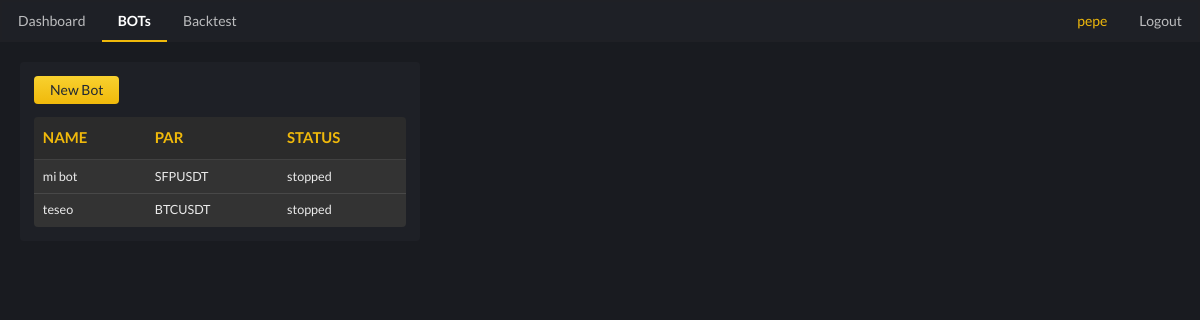
Screenshot of /bots (signed in) with the database file from the repository.
### models.py (models this page shows)
class User(db.Model, UserMixin):
	id = db.Column(db.Integer, primary_key=True)
	email = db.Column(db.String(200), unique=True)
	password = db.Column(db.String(50))
	bots = db.relationship('Bots')

class Bots(db.Model):
	id = db.Column(db.Integer, primary_key=True)
	user_id = db.Column(db.Integer, db.ForeignKey('user.id'))
	name = db.Column(db.String(50))
	status = db.Column(db.String(20))
	starting_capital = db.Column(db.Float)
	current_wallet = db.Column(db.Float)
	par1 = db.Column(db.String(15))
	par2 = db.Column(db.String(15))
	par = db.Column(db.String(15))

### views.py (the view)
@views.route('/bots')
@login_required
def bots():
	user_bots = Bots.query.filter_by(user_id = current_user.id)
	return render_template('bots.html',
		title=APP,
		navbar = [
			{
				'text': 'Dashboard',
				'href': '/',
				'active': False
			},
			{
				'text': 'BOTs',
				'href': '#',
				'active': True
			},
			{
				'text': 'Backtest',
				'href': '/backtest',
				'active': False
			}
		],
		user_bots = user_bots
	)

### __init__.py (called while the page is built)
def create_app():
	app = Flask(__name__)
	app.config['SECRET_KEY'] = config_api.APP_SECRET_KEY
	app.config['SQLALCHEMY_DATABASE_URI'] = f'sqlite:///{DB_NAME}'
	app.config['SQLALCHEMY_TRACK_MODIFICATIONS'] = False
	db.init_app(app)
	from .views import views
	from .auth import auth
	app.register_blueprint(views, url_prefix='/')
	app.register_blueprint(auth, url_prefix='/')
	from .models import User
	create_db(app)
	login_manager = LoginManager()
	login_manager.login_view = 'auth.login'
	login_manager.init_app(app)
	@login_manager.user_loader
	def load_user(user_id):
	    return User.query.get(user_id)
	return app

@app.context_processor
def precision_filter():
	def _precision_filter(num, precision):
		return round(num, precision)
	return dict(precision_filter=_precision_filter)

@app.before_request
def before_request():
	g.bots = bots
	g.infinite_thread = infinite_thread

### templates/bots.html
{% extends "layout.html" %}
{% block content %}
<div id="index_div" style="margin: 20px;" class="ui inverted colorBarras segment tope-width">
	<button onclick="location.href='/new_bot'" class="botonBinance">New Bot</button>
	<table class="ui inverted very small compact unstackable table">
		<thead>
			<th><h4 class="colorTextoBinance">NAME</h4></th>
			<th><h4 class="colorTextoBinance">PAR</h4></th>
			<th><h4 class="colorTextoBinance">STATUS</h4></th>
		</thead>
		{% if user_bots.first() == None %}
			<td colspan="3">No Bots</td>
		{% else %}
		{% for bot in user_bots %}
		<tr>
			<td>{{ bot.name }}</td>
			<td>{{ bot.par }}</td>
			<td>{{ bot.status }}</td>
		</tr>
		{% endfor %}
	 	{% endif %}
	</table>
</div>
</body>
{% endblock content %}

### templates/layout.html (shortened to what this page needs)
<!DOCTYPE html>
<html>
<head>
	<link rel="stylesheet" href="https://cdn.jsdelivr.net/npm/semantic-ui@2.4.2/dist/semantic.min.css">
	<link rel="stylesheet" type="text/css" href="{{ url_for('static', filename='bot-css.css') }}">
</head>
<body id="body" class="colorFondo">
<div class="ui secondary pointing inverted menu colorBarras">
  {% for item in navbar %}
  <a class="item {% if item['active'] == True %} active {% endif %}" href="{{ item['href'] }}">
    {{ item['text'] }}
  </a>
  {% endfor %}
  {% if current_user.is_authenticated %}
  <div class="right menu">
    <p class="ui item hideOnPhone" style="color: rgb(240, 185, 11) !important;">
      {{ current_user.email }}
    </p>
    <a class="ui item" href="/logout">
      Logout
    </a>
  </div>
  {% endif %}
</div>
{% block content %}
{% endblock %}
</html>

### static/bot-css.css (style rules this page uses)
.colorFondo { background-color: rgba(25, 27, 32,1)!important; }
.colorBarras { background-color: rgba(30, 32, 38, 1)!important; }
.colorTextoBinance { color: rgb(240, 185, 11)!important; }
.botonBinance { background-image: linear-gradient(rgb(248, 209, 47) 0%, rgb(240, 185, 11) 100%); color: rgb(33, 40, 51); padding: 6px 16px; border: none; border-radius: 4px; font-family: Lato; }
.active.item { border-color: rgb(240, 185, 11)!important; }
@media (min-width: 861px) { .tope-width { width: 400px; } }

### rows the page displays
User: email "pepe"
Bots: name "mi bot", par "SFPUSDT", status "stopped"
Bots: name "teseo", par "BTCUSDT", status "stopped"

### other values shown
{{ item['text'] }} "Dashboard" "BOTs" "Backtest"
